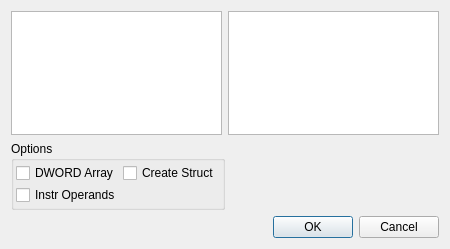
<?xml version="1.0" encoding="UTF-8"?>
<ui version="4.0">
 <class>ShellcodeChooser</class>
 <widget class="QWidget" name="ShellcodeChooser">
  <property name="geometry">
   <rect>
    <x>0</x>
    <y>0</y>
    <width>450</width>
    <height>249</height>
   </rect>
  </property>
  <property name="windowTitle">
   <string>Shellcode Hash Search</string>
  </property>
  <layout class="QVBoxLayout" name="verticalLayout_3">
   <item>
    <layout class="QVBoxLayout" name="verticalLayout_2">
     <item>
      <layout class="QHBoxLayout" name="horizontalLayout">
       <item>
        <widget class="QListWidget" name="list_hashNames"/>
       </item>
       <item>
        <widget class="QTextBrowser" name="textBrowse_description"/>
       </item>
      </layout>
     </item>
     <item>
      <layout class="QHBoxLayout" name="horizontalLayout_3">
       <item>
        <widget class="QGroupBox" name="groupBox">
         <property name="title">
          <string>Options</string>
         </property>
         <layout class="QVBoxLayout" name="verticalLayout">
          <property name="spacing">
           <number>2</number>
          </property>
          <property name="margin">
           <number>2</number>
          </property>
          <item>
           <layout class="QGridLayout" name="gridLayout">
            <property name="spacing">
             <number>2</number>
            </property>
            <item row="0" column="0">
             <widget class="QCheckBox" name="cb_dwordArray">
              <property name="text">
               <string>DWORD Array</string>
              </property>
             </widget>
            </item>
            <item row="0" column="1">
             <widget class="QCheckBox" name="cb_createStruct">
              <property name="text">
               <string>Create Struct</string>
              </property>
             </widget>
            </item>
            <item row="1" column="0">
             <widget class="QCheckBox" name="cb_instrOps">
              <property name="text">
               <string>Instr Operands</string>
              </property>
             </widget>
            </item>
           </layout>
          </item>
         </layout>
        </widget>
       </item>
       <item>
        <spacer name="horizontalSpacer_2">
         <property name="orientation">
          <enum>Qt::Horizontal</enum>
         </property>
         <property name="sizeHint" stdset="0">
          <size>
           <width>40</width>
           <height>20</height>
          </size>
         </property>
        </spacer>
       </item>
      </layout>
     </item>
     <item>
      <layout class="QHBoxLayout" name="horizontalLayout_2">
       <item>
        <spacer name="horizontalSpacer">
         <property name="orientation">
          <enum>Qt::Horizontal</enum>
         </property>
         <property name="sizeHint" stdset="0">
          <size>
           <width>40</width>
           <height>20</height>
          </size>
         </property>
        </spacer>
       </item>
       <item>
        <widget class="QDialogButtonBox" name="buttonBox">
         <property name="standardButtons">
          <set>QDialogButtonBox::Cancel|QDialogButtonBox::Ok</set>
         </property>
        </widget>
       </item>
      </layout>
     </item>
    </layout>
   </item>
  </layout>
 </widget>
 <resources/>
 <connections/>
</ui>
